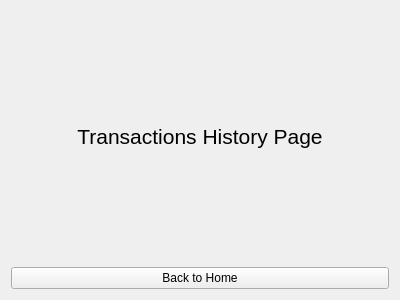
<?xml version="1.0" encoding="UTF-8"?>
<ui version="4.0">
 <class>TransactionsHistoryPage</class>
 <widget class="QWidget" name="TransactionsHistoryPage">
  <property name="geometry">
   <rect>
    <x>0</x>
    <y>0</y>
    <width>400</width>
    <height>300</height>
   </rect>
  </property>
  <property name="windowTitle">
   <string>Transactions History</string>
  </property>
  <layout class="QVBoxLayout" name="verticalLayout">
   <item>
    <widget class="QLabel" name="label">
     <property name="font">
      <font>
       <pointsize>16</pointsize>
      </font>
     </property>
     <property name="text">
      <string>Transactions History Page</string>
     </property>
     <property name="alignment">
      <set>Qt::AlignCenter</set>
     </property>
    </widget>
   </item>
   <item>
    <widget class="QPushButton" name="pushButtonBackToHome">
     <property name="text">
      <string>Back to Home</string>
     </property>
    </widget>
   </item>
  </layout>
 </widget>
 <resources/>
 <connections/>
</ui> 
